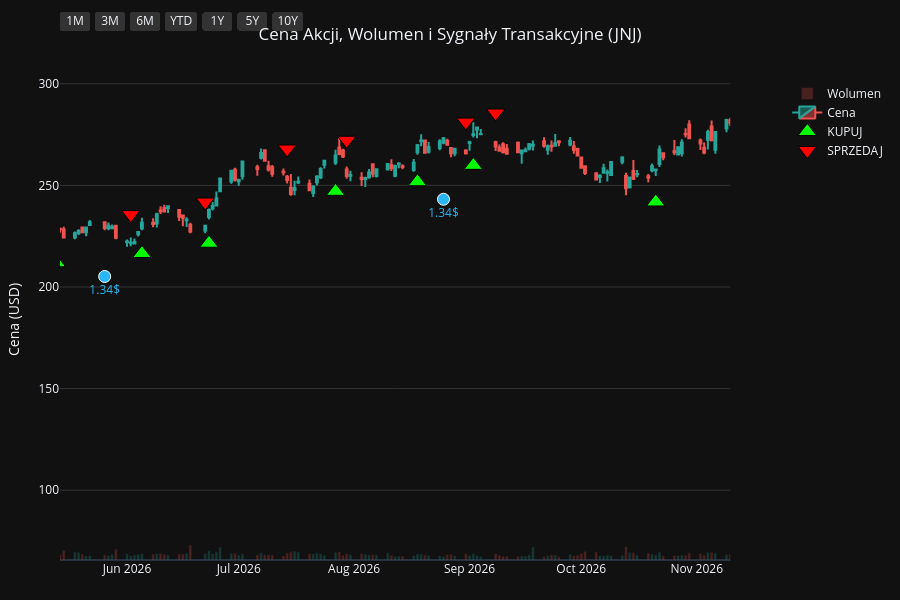
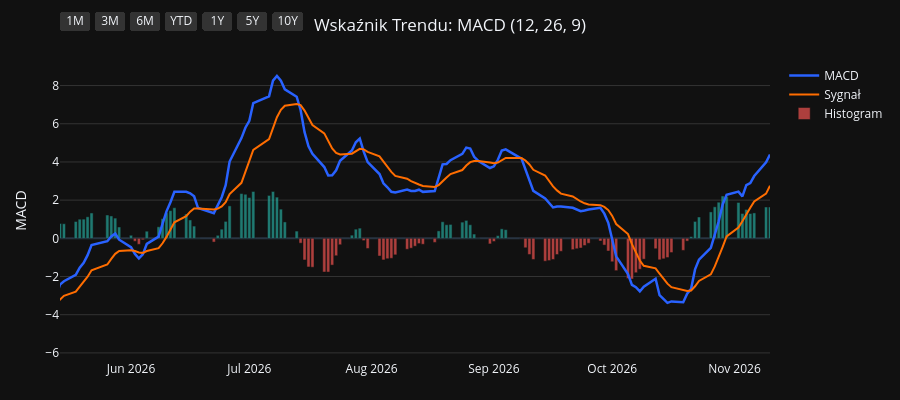
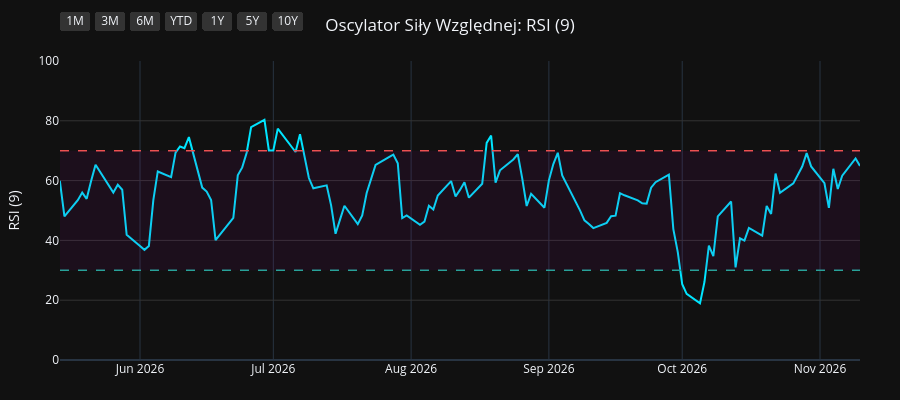
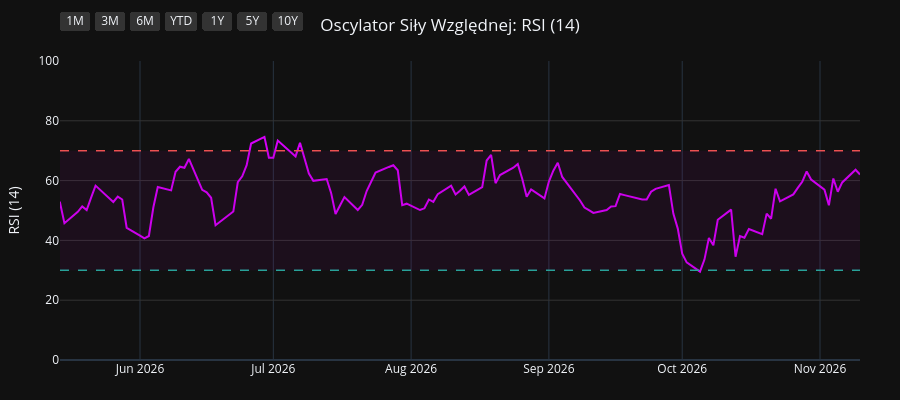

Write notebook code for charts like these, in order.
### Code cell
import os
import yfinance as yf
import pandas as pd
import pandas_ta as ta
import plotly.graph_objects as go
from plotly.subplots import make_subplots

# 1. Pobranie i przygotowanie danych
symbol = os.environ.get("STOCK_TICKER", "").strip().upper()
if not symbol:
    raise RuntimeError("Set STOCK_TICKER before running price_extractor.ipynb")
df = yf.Ticker(symbol).history(period="10y")
df.index = df.index.tz_localize(None)

# Wskaźniki i sygnały
df.ta.macd(fast=12, slow=26, signal=9, append=True)
df.ta.rsi(length=9, append=True)
df.ta.rsi(length=14, append=True)
df.ta.rsi(length=21, append=True)
df.dropna(inplace=True)

macd = df['MACD_12_26_9']
signal = df['MACDs_12_26_9']
wczorajszy_macd = macd.shift(1)
wczorajszy_signal = signal.shift(1)

df['Decyzja'] = 'BRAK'
df.loc[(macd > signal) & (wczorajszy_macd <= wczorajszy_signal), 'Decyzja'] = 'KUPUJ'
df.loc[(macd < signal) & (wczorajszy_macd >= wczorajszy_signal), 'Decyzja'] = 'SPRZEDAJ'

df_kupuj = df[df['Decyzja'] == 'KUPUJ']
df_sprzedaj = df[df['Decyzja'] == 'SPRZEDAJ']
df_dywidendy = df[df['Dividends'] > 0]
df_splity = df[df['Stock Splits'] > 0]

# Wspólna konfiguracja osi X
konfiguracja_osi_x = dict(
    type="date",
    showspikes=True, spikemode="across", spikesnap="cursor", spikedash="dot", spikecolor="#ffffff", spikethickness=1, hoverformat="%Y-%m-%d",
    rangeselector=dict(
        buttons=list([
            dict(count=1, label="1M", step="month", stepmode="backward"),
            dict(count=3, label="3M", step="month", stepmode="backward"),
            dict(count=6, label="6M", step="month", stepmode="backward"),
            dict(count=1, label="YTD", step="year", stepmode="todate"),
            dict(count=1, label="1Y", step="year", stepmode="backward"),
            dict(count=5, label="5Y", step="year", stepmode="backward"),
            dict(step="all", label="10Y")
        ]),
        bgcolor="#333333", activecolor="#2962ff", x=0, y=1.1
    )
)

# ==========================================
# WYKRES 1: CENA + WOLUMEN + SYGNAŁY
# ==========================================
fig1 = make_subplots(specs=[[{"secondary_y": True}]])

kolory_wolumenu = ['#26a69a' if row['Close'] >= row['Open'] else '#ef5350' for index, row in df.iterrows()]
fig1.add_trace(go.Bar(x=df.index, y=df['Volume'], marker_color=kolory_wolumenu, opacity=0.25, name='Wolumen'), secondary_y=True)
fig1.add_trace(go.Candlestick(x=df.index, open=df['Open'], high=df['High'], low=df['Low'], close=df['Close'], name='Cena', increasing_line_color='#26a69a', decreasing_line_color='#ef5350'), secondary_y=False)
fig1.add_trace(go.Scatter(x=df_kupuj.index, y=df_kupuj['Low'] * 0.95, customdata=df_kupuj[['Low', 'High']], mode='markers', marker=dict(symbol='triangle-up', size=16, color='#00ff00', line=dict(width=1, color='black')), name='KUPUJ', hovertemplate='KUPUJ<br>Najniższa: %{customdata[0]:.2f}<br>Najwyższa: %{customdata[1]:.2f}<extra></extra>'), secondary_y=False)
fig1.add_trace(go.Scatter(x=df_sprzedaj.index, y=df_sprzedaj['High'] * 1.05, customdata=df_sprzedaj[['Low', 'High']], mode='markers', marker=dict(symbol='triangle-down', size=16, color='#ff0000', line=dict(width=1, color='black')), name='SPRZEDAJ', hovertemplate='SPRZEDAJ<br>Najniższa: %{customdata[0]:.2f}<br>Najwyższa: %{customdata[1]:.2f}<extra></extra>'), secondary_y=False)

if not df_dywidendy.empty:
    fig1.add_trace(go.Scatter(x=df_dywidendy.index, y=df_dywidendy['Low'] * 0.90, mode='markers+text', marker=dict(symbol='circle', size=12, color='#29b6f6', line=dict(width=1, color='white')), text=df_dywidendy['Dividends'].apply(lambda x: f"{x}$"), textposition="bottom center", name='Dywidenda', showlegend=False, hovertemplate='Dywidenda: %{text}<extra></extra>', textfont=dict(color="#29b6f6")), secondary_y=False)
if not df_splity.empty:
                    fig1.add_trace(go.Scatter(x=df_splity.index, y=df_splity['High'], mode='markers+text', marker=dict(symbol='star', size=16, color='#ffee58', line=dict(width=1, color='black')), text=df_splity['Stock Splits'].apply(lambda x: f"{x:g}:1" if x >= 1 else f"1:{1 / x:g}"), textposition="top center", name='Split', hovertemplate='%{text}<extra></extra>', textfont=dict(color="#ffee58")), secondary_y=False)

fig1.update_layout(title=dict(text=f"Cena Akcji, Wolumen i Sygnały Transakcyjne ({symbol})", x=0.5, xanchor='center'), dragmode='pan', xaxis_rangeslider_visible=False, template='plotly_dark', height=600, hovermode='x unified', margin=dict(l=60, r=40, t=60, b=40))
fig1.update_xaxes(**konfiguracja_osi_x)
fig1.update_xaxes(range=[df.index.max() - pd.Timedelta(days=180), df.index.max()])
fig1.update_yaxes(title_text="Cena (USD)", secondary_y=False, gridcolor='#333333')
fig1.update_yaxes(range=[0, df['Volume'].max() * 4], showgrid=False, showticklabels=False, secondary_y=True)
fig1.show(config={'scrollZoom': True})

# ==========================================
# WYKRES 2: WSKAŹNIK MACD
# ==========================================
fig2 = go.Figure()
fig2.add_trace(go.Scatter(x=df.index, y=df['MACD_12_26_9'], line=dict(color='#2962ff', width=2.5), name='MACD'))
fig2.add_trace(go.Scatter(x=df.index, y=df['MACDs_12_26_9'], line=dict(color='#ff6d00', width=2), name='Sygnał'))
kolory_macd = ['#26a69a' if val >= 0 else '#ef5350' for val in df['MACDh_12_26_9']]
fig2.add_trace(go.Bar(x=df.index, y=df['MACDh_12_26_9'], marker_color=kolory_macd, name='Histogram', opacity=0.7))
fig2.update_layout(title=dict(text="Wskaźnik Trendu: MACD (12, 26, 9)", x=0.5, xanchor='center'), dragmode='pan', xaxis_rangeslider_visible=False, template='plotly_dark', height=400, hovermode='x unified', margin=dict(l=60, r=40, t=60, b=40))
fig2.update_xaxes(**konfiguracja_osi_x)
fig2.update_xaxes(range=[df.index.max() - pd.Timedelta(days=180), df.index.max()])
fig2.update_yaxes(title_text="MACD", gridcolor='#333333')
fig2.show(config={'scrollZoom': True})

# ==========================================
# WYKRES 3: OSCYLATOR RSI (9)
# ==========================================
fig3 = go.Figure()
fig3.add_trace(go.Scatter(x=df.index, y=df['RSI_9'], line=dict(color='#00e5ff', width=2), name='RSI (9)'))
fig3.add_hline(y=70, line_dash="dash", line_color="#ef5350", line_width=1.5)
fig3.add_hline(y=30, line_dash="dash", line_color="#26a69a", line_width=1.5)
fig3.add_hrect(y0=30, y1=70, line_width=0, fillcolor="purple", opacity=0.1)
fig3.update_layout(title=dict(text="Oscylator Siły Względnej: RSI (9)", x=0.5, xanchor='center'), dragmode='pan', xaxis_rangeslider_visible=False, template='plotly_dark', height=400, hovermode='x unified', margin=dict(l=60, r=40, t=60, b=40))
fig3.update_xaxes(**konfiguracja_osi_x)
fig3.update_xaxes(range=[df.index.max() - pd.Timedelta(days=180), df.index.max()])
fig3.update_yaxes(title_text="RSI (9)", range=[0, 100], gridcolor='#333333')
fig3.show(config={'scrollZoom': True})

# ==========================================
# WYKRES 4: OSCYLATOR RSI (14)
# ==========================================
fig4 = go.Figure()
fig4.add_trace(go.Scatter(x=df.index, y=df['RSI_14'], line=dict(color='#d500f9', width=2), name='RSI (14)'))
fig4.add_hline(y=70, line_dash="dash", line_color="#ef5350", line_width=1.5)
fig4.add_hline(y=30, line_dash="dash", line_color="#26a69a", line_width=1.5)
fig4.add_hrect(y0=30, y1=70, line_width=0, fillcolor="purple", opacity=0.1)
fig4.update_layout(title=dict(text="Oscylator Siły Względnej: RSI (14)", x=0.5, xanchor='center'), dragmode='pan', xaxis_rangeslider_visible=False, template='plotly_dark', height=400, hovermode='x unified', margin=dict(l=60, r=40, t=60, b=40))
fig4.update_xaxes(**konfiguracja_osi_x)
fig4.update_xaxes(range=[df.index.max() - pd.Timedelta(days=180), df.index.max()])
fig4.update_yaxes(title_text="RSI (14)", range=[0, 100], gridcolor='#333333')
fig4.show(config={'scrollZoom': True})

# ==========================================
# WYKRES 5: OSCYLATOR RSI (21)
# ==========================================
fig5 = go.Figure()
fig5.add_trace(go.Scatter(x=df.index, y=df['RSI_21'], line=dict(color='#64dd17', width=2), name='RSI (21)'))
fig5.add_hline(y=70, line_dash="dash", line_color="#ef5350", line_width=1.5)
fig5.add_hline(y=30, line_dash="dash", line_color="#26a69a", line_width=1.5)
fig5.add_hrect(y0=30, y1=70, line_width=0, fillcolor="purple", opacity=0.1)
fig5.update_layout(title=dict(text="Oscylator Siły Względnej: RSI (21)", x=0.5, xanchor='center'), dragmode='pan', xaxis_rangeslider_visible=False, template='plotly_dark', height=400, hovermode='x unified', margin=dict(l=60, r=40, t=60, b=40))
fig5.update_xaxes(**konfiguracja_osi_x)
fig5.update_xaxes(range=[df.index.max() - pd.Timedelta(days=180), df.index.max()])
fig5.update_yaxes(title_text="RSI (21)", range=[0, 100], gridcolor='#333333')
fig5.show(config={'scrollZoom': True})

### Figure 1 — Plotly figure (JSON) as saved in the notebook; plotly's stock layout.template omitted (floating-point values rounded to 4 significant figures; data arrays with more than 128 entries replaced by an {"elided": "..."} marker saying what was removed)
{"data": [{"marker": {"color": {"elided": "2479 str values"}}, "name": "Wolumen", "opacity": 0.25, "type": "bar", "x": {"elided": "2479 str values"}, "xaxis": "x", "y": {"elided": "2479 int values"}, "yaxis": "y2"}, {"close": {"elided": "2479 float values"}, "decreasing": {"line": {"color": "#ef5350"}}, "high": {"elided": "2479 float values"}, "increasing": {"line": {"color": "#26a69a"}}, "low": {"elided": "2479 float values"}, "name": "Cena", "open": {"elided": "2479 float values"}, "type": "candlestick", "x": {"elided": "2479 str values"}, "xaxis": "x", "yaxis": "y"}, {"customdata": {"elided": "96x2 float values"}, "hovertemplate": "KUPUJ<br>Najniższa: %{customdata[0]:.2f}<br>Najwyższa: %{customdata[1]:.2f}<extra></extra>", "marker": {"color": "#00ff00", "line": {"color": "black", "width": 1}, "size": 16, "symbol": "triangle-up"}, "mode": "markers", "name": "KUPUJ", "type": "scatter", "x": ["2017-01-05T00:00:00", "2017-02-07T00:00:00", "2017-05-04T00:00:00", "2017-05-12T00:00:00", "2017-07-20T00:00:00", "2017-08-14T00:00:00", "2017-08-21T00:00:00", "2017-09-11T00:00:00", "2017-10-05T00:00:00", "2017-11-30T00:00:00", "2018-01-09T00:00:00", "2018-02-23T00:00:00", "2018-04-04T00:00:00", "2018-05-11T00:00:00", "2018-06-04T00:00:00", "2018-08-20T00:00:00", "2018-09-07T00:00:00", "2018-10-23T00:00:00", "2018-10-30T00:00:00", "2018-11-30T00:00:00", "2018-12-13T00:00:00", "2019-01-08T00:00:00", "2019-04-17T00:00:00", "2019-05-24T00:00:00", "2019-06-07T00:00:00", "2019-08-02T00:00:00", "2019-08-27T00:00:00", "2019-09-10T00:00:00", "2019-10-02T00:00:00", "2019-10-15T00:00:00", "2019-10-31T00:00:00", "2020-01-17T00:00:00", "2020-01-29T00:00:00", "2020-02-04T00:00:00", "2020-03-30T00:00:00", "2020-07-06T00:00:00", "2020-08-18T00:00:00", "2020-09-30T00:00:00", "2020-11-09T00:00:00", "2020-12-01T00:00:00", "2020-12-29T00:00:00", "2021-03-15T00:00:00", "2021-04-20T00:00:00", "2021-05-04T00:00:00", "2021-06-30T00:00:00", "2021-10-11T00:00:00", "2021-10-14T00:00:00", "2021-12-06T00:00:00", "2022-01-28T00:00:00", "2022-03-03T00:00:00", "2022-04-06T00:00:00", "2022-04-21T00:00:00", "2022-04-25T00:00:00", "2022-05-24T00:00:00", "2022-06-23T00:00:00", "2022-08-01T00:00:00", "2022-08-03T00:00:00", "2022-08-22T00:00:00", "2022-08-25T00:00:00", "2022-09-07T00:00:00", "2022-10-04T00:00:00", "2022-10-13T00:00:00", "2022-11-18T00:00:00", "2023-01-06T00:00:00", "2023-03-06T00:00:00", "2023-06-05T00:00:00", "2023-07-20T00:00:00", "2023-09-13T00:00:00", "2023-10-09T00:00:00", "2023-11-03T00:00:00", "2024-01-02T00:00:00", "2024-02-20T00:00:00", "2024-03-12T00:00:00", "2024-04-23T00:00:00", "2024-06-20T00:00:00", "2024-07-05T00:00:00", "2024-07-09T00:00:00", "2024-08-26T00:00:00", "2024-10-15T00:00:00", "2024-11-22T00:00:00", "2024-12-26T00:00:00", "2025-04-17T00:00:00", "2025-05-21T00:00:00", "2025-07-01T00:00:00", "2025-09-29T00:00:00", "2025-11-12T00:00:00", "2025-12-12T00:00:00", "2026-01-13T00:00:00", "2026-03-31T00:00:00", "2026-05-13T00:00:00", "2026-06-05T00:00:00", "2026-06-23T00:00:00", "2026-07-27T00:00:00", "2026-08-18T00:00:00", "2026-09-02T00:00:00", "2026-10-21T00:00:00"], "xaxis": "x", "y": [84.14, 82.39, 90.41, 90.25, 100.2, 98.13, 97.62, 97.38, 98.37, 103.5, 106.4, 97.22, 95.11, 94.64, 91.75, 101.6, 103.6, 104.9, 104.6, 111.4, 112.7, 98.1, 106.4, 107.9, 106.8, 101.0, 101.2, 99.08, 102.9, 103.6, 102.7, 116.8, 117.8, 119.4, 101.3, 113.5, 118.9, 118.3, 116.7, 118.3, 124.8, 129.4, 131.4, 134.4, 134.4, 132.1, 131.9, 132.9, 140.8, 139.2, 149.5, 152.8, 152.4, 150.9, 148.7, 146.2, 144.7, 141.8, 139.7, 137.5, 138.2, 136.3, 148.1, 153.1, 132.9, 135.8, 139.7, 142.2, 137.0, 131.0, 137.9, 138.6, 142.8, 131.3, 129.5, 129.1, 129.7, 146.1, 143.1, 138.7, 131.6, 141.0, 139.9, 140.9, 167.0, 179.4, 195.4, 195.3, 228.1, 211.9, 216.5, 221.5, 247.1, 251.8, 259.9, 241.8], "yaxis": "y"}, {"customdata": {"elided": "95x2 float values"}, "hovertemplate": "SPRZEDAJ<br>Najniższa: %{customdata[0]:.2f}<br>Najwyższa: %{customdata[1]:.2f}<extra></extra>", "marker": {"color": "#ff0000", "line": {"color": "black", "width": 1}, "size": 16, "symbol": "triangle-down"}, "mode": "markers", "name": "SPRZEDAJ", "type": "scatter", "x": ["2017-01-11T00:00:00", "2017-03-21T00:00:00", "2017-05-10T00:00:00", "2017-06-28T00:00:00", "2017-07-25T00:00:00", "2017-08-18T00:00:00", "2017-08-24T00:00:00", "2017-09-22T00:00:00", "2017-10-31T00:00:00", "2017-12-21T00:00:00", "2018-01-24T00:00:00", "2018-03-22T00:00:00", "2018-04-20T00:00:00", "2018-05-22T00:00:00", "2018-08-08T00:00:00", "2018-08-31T00:00:00", "2018-09-25T00:00:00", "2018-10-24T00:00:00", "2018-11-21T00:00:00", "2018-12-07T00:00:00", "2018-12-14T00:00:00", "2019-03-14T00:00:00", "2019-05-09T00:00:00", "2019-05-28T00:00:00", "2019-06-28T00:00:00", "2019-08-26T00:00:00", "2019-09-09T00:00:00", "2019-09-27T00:00:00", "2019-10-10T00:00:00", "2019-10-21T00:00:00", "2019-12-31T00:00:00", "2020-01-23T00:00:00", "2020-01-31T00:00:00", "2020-02-11T00:00:00", "2020-05-01T00:00:00", "2020-07-29T00:00:00", "2020-09-03T00:00:00", "2020-10-19T00:00:00", "2020-11-25T00:00:00", "2020-12-24T00:00:00", "2021-02-01T00:00:00", "2021-04-09T00:00:00", "2021-04-28T00:00:00", "2021-05-26T00:00:00", "2021-08-25T00:00:00", "2021-10-12T00:00:00", "2021-11-17T00:00:00", "2022-01-11T00:00:00", "2022-02-10T00:00:00", "2022-04-05T00:00:00", "2022-04-13T00:00:00", "2022-04-22T00:00:00", "2022-04-27T00:00:00", "2022-06-03T00:00:00", "2022-07-13T00:00:00", "2022-08-02T00:00:00", "2022-08-04T00:00:00", "2022-08-24T00:00:00", "2022-08-26T00:00:00", "2022-10-03T00:00:00", "2022-10-06T00:00:00", "2022-11-11T00:00:00", "2022-12-06T00:00:00", "2023-01-09T00:00:00", "2023-04-26T00:00:00", "2023-07-05T00:00:00", "2023-08-15T00:00:00", "2023-09-25T00:00:00", "2023-10-18T00:00:00", "2023-12-18T00:00:00", "2024-01-17T00:00:00", "2024-03-07T00:00:00", "2024-03-14T00:00:00", "2024-05-28T00:00:00", "2024-07-03T00:00:00", "2024-07-08T00:00:00", "2024-08-08T00:00:00", "2024-09-11T00:00:00", "2024-10-28T00:00:00", "2024-12-05T00:00:00", "2025-03-11T00:00:00", "2025-05-13T00:00:00", "2025-06-18T00:00:00", "2025-08-26T00:00:00", "2025-10-22T00:00:00", "2025-12-04T00:00:00", "2025-12-18T00:00:00", "2026-02-23T00:00:00", "2026-04-07T00:00:00", "2026-06-02T00:00:00", "2026-06-22T00:00:00", "2026-07-14T00:00:00", "2026-07-30T00:00:00", "2026-08-31T00:00:00", "2026-09-08T00:00:00"], "xaxis": "x", "y": [93.64, 104.2, 99.79, 111.2, 109.3, 109.2, 108.6, 108.8, 115.2, 117.5, 118.6, 108.7, 106.7, 103.3, 110.4, 113.9, 118.9, 118.2, 123.3, 125.1, 123.4, 118.6, 119.1, 120.9, 121.4, 111.0, 111.1, 112.2, 112.8, 112.4, 127.4, 129.8, 130.9, 133.0, 131.5, 130.4, 138.4, 132.6, 129.3, 137.2, 148.2, 147.0, 147.2, 154.4, 160.6, 146.3, 149.6, 159.4, 157.4, 166.2, 167.3, 169.4, 171.0, 166.3, 164.2, 163.4, 163.0, 156.1, 157.0, 154.1, 154.6, 162.2, 169.8, 169.6, 156.2, 156.9, 167.1, 154.6, 150.4, 152.0, 156.8, 157.0, 158.2, 144.9, 144.8, 145.3, 158.6, 165.9, 161.1, 150.8, 169.1, 153.3, 155.6, 181.9, 198.6, 211.7, 218.1, 255.0, 250.1, 235.6, 241.8, 267.9, 272.2, 281.2, 285.6], "yaxis": "y"}, {"hovertemplate": "Dywidenda: %{text}<extra></extra>", "marker": {"color": "#29b6f6", "line": {"color": "white", "width": 1}, "size": 12, "symbol": "circle"}, "mode": "markers+text", "name": "Dywidenda", "showlegend": false, "text": ["0.8$", "0.84$", "0.84$", "0.84$", "0.84$", "0.9$", "0.9$", "0.9$", "0.9$", "0.95$", "0.95$", "0.95$", "0.95$", "1.01$", "1.01$", "1.01$", "1.01$", "1.06$", "1.06$", "1.06$", "1.06$", "1.13$", "1.13$", "1.13$", "1.13$", "1.19$", "1.19$", "1.19$", "1.19$", "1.24$", "1.24$", "1.24$", "1.24$", "1.3$", "1.3$", "1.3$", "1.3$", "1.34$", "1.34$"], "textfont": {"color": "#29b6f6"}, "textposition": "bottom center", "type": "scatter", "x": ["2017-02-24T00:00:00", "2017-05-25T00:00:00", "2017-08-25T00:00:00", "2017-11-27T00:00:00", "2018-02-26T00:00:00", "2018-05-25T00:00:00", "2018-08-27T00:00:00", "2018-11-26T00:00:00", "2019-02-25T00:00:00", "2019-05-24T00:00:00", "2019-08-26T00:00:00", "2019-11-25T00:00:00", "2020-02-24T00:00:00", "2020-05-22T00:00:00", "2020-08-24T00:00:00", "2020-11-23T00:00:00", "2021-02-22T00:00:00", "2021-05-24T00:00:00", "2021-08-23T00:00:00", "2021-11-22T00:00:00", "2022-02-18T00:00:00", "2022-05-23T00:00:00", "2022-08-22T00:00:00", "2022-11-21T00:00:00", "2023-02-17T00:00:00", "2023-05-22T00:00:00", "2023-08-25T00:00:00", "2023-11-20T00:00:00", "2024-02-16T00:00:00", "2024-05-20T00:00:00", "2024-08-27T00:00:00", "2024-11-26T00:00:00", "2025-02-18T00:00:00", "2025-05-27T00:00:00", "2025-08-26T00:00:00", "2025-11-25T00:00:00", "2026-02-24T00:00:00", "2026-05-26T00:00:00", "2026-08-25T00:00:00"], "xaxis": "x", "y": [84.03, 88.39, 92.67, 97.39, 93.4, 87.0, 97.04, 102.4, 99.51, 102.2, 94.08, 101.9, 109.4, 109.2, 114.7, 109.9, 123.9, 132.1, 139.0, 125.8, 129.2, 141.6, 134.3, 141.4, 127.5, 128.6, 135.6, 122.9, 130.7, 128.0, 138.3, 131.6, 132.8, 132.7, 154.7, 181.7, 217.8, 205.2, 243.2], "yaxis": "y"}], "layout": {"dragmode": "pan", "height": 600, "hovermode": "x unified", "margin": {"b": 40, "l": 60, "r": 40, "t": 60}, "title": {"text": "Cena Akcji, Wolumen i Sygnały Transakcyjne (JNJ)", "x": 0.5, "xanchor": "center"}, "xaxis": {"anchor": "y", "domain": [0.0, 0.94], "hoverformat": "%Y-%m-%d", "range": ["2026-05-14T00:00:00", "2026-11-10T00:00:00"], "rangeselector": {"activecolor": "#2962ff", "bgcolor": "#333333", "buttons": [{"count": 1, "label": "1M", "step": "month", "stepmode": "backward"}, {"count": 3, "label": "3M", "step": "month", "stepmode": "backward"}, {"count": 6, "label": "6M", "step": "month", "stepmode": "backward"}, {"count": 1, "label": "YTD", "step": "year", "stepmode": "todate"}, {"count": 1, "label": "1Y", "step": "year", "stepmode": "backward"}, {"count": 5, "label": "5Y", "step": "year", "stepmode": "backward"}, {"label": "10Y", "step": "all"}], "x": 0, "y": 1.1}, "rangeslider": {"visible": false}, "showspikes": true, "spikecolor": "#ffffff", "spikedash": "dot", "spikemode": "across", "spikesnap": "cursor", "spikethickness": 1, "type": "date"}, "yaxis": {"anchor": "x", "domain": [0.0, 1.0], "gridcolor": "#333333", "title": {"text": "Cena (USD)"}}, "yaxis2": {"anchor": "x", "overlaying": "y", "range": [0, 605278000], "showgrid": false, "showticklabels": false, "side": "right"}}}

### Figure 2 — Plotly figure (JSON) as saved in the notebook; plotly's stock layout.template omitted (floating-point values rounded to 4 significant figures; data arrays with more than 128 entries replaced by an {"elided": "..."} marker saying what was removed)
{"data": [{"line": {"color": "#2962ff", "width": 2.5}, "name": "MACD", "type": "scatter", "x": {"elided": "2479 str values"}, "y": {"elided": "2479 float values"}}, {"line": {"color": "#ff6d00", "width": 2}, "name": "Sygnał", "type": "scatter", "x": {"elided": "2479 str values"}, "y": {"elided": "2479 float values"}}, {"marker": {"color": {"elided": "2479 str values"}}, "name": "Histogram", "opacity": 0.7, "type": "bar", "x": {"elided": "2479 str values"}, "y": {"elided": "2479 float values"}}], "layout": {"dragmode": "pan", "height": 400, "hovermode": "x unified", "margin": {"b": 40, "l": 60, "r": 40, "t": 60}, "title": {"text": "Wskaźnik Trendu: MACD (12, 26, 9)", "x": 0.5, "xanchor": "center"}, "xaxis": {"hoverformat": "%Y-%m-%d", "range": ["2026-05-14T00:00:00", "2026-11-10T00:00:00"], "rangeselector": {"activecolor": "#2962ff", "bgcolor": "#333333", "buttons": [{"count": 1, "label": "1M", "step": "month", "stepmode": "backward"}, {"count": 3, "label": "3M", "step": "month", "stepmode": "backward"}, {"count": 6, "label": "6M", "step": "month", "stepmode": "backward"}, {"count": 1, "label": "YTD", "step": "year", "stepmode": "todate"}, {"count": 1, "label": "1Y", "step": "year", "stepmode": "backward"}, {"count": 5, "label": "5Y", "step": "year", "stepmode": "backward"}, {"label": "10Y", "step": "all"}], "x": 0, "y": 1.1}, "rangeslider": {"visible": false}, "showspikes": true, "spikecolor": "#ffffff", "spikedash": "dot", "spikemode": "across", "spikesnap": "cursor", "spikethickness": 1, "type": "date"}, "yaxis": {"gridcolor": "#333333", "title": {"text": "MACD"}}}}

### Figure 3 — Plotly figure (JSON) as saved in the notebook; plotly's stock layout.template omitted (floating-point values rounded to 4 significant figures; data arrays with more than 128 entries replaced by an {"elided": "..."} marker saying what was removed)
{"data": [{"line": {"color": "#00e5ff", "width": 2}, "name": "RSI (9)", "type": "scatter", "x": {"elided": "2479 str values"}, "y": {"elided": "2479 float values"}}], "layout": {"dragmode": "pan", "height": 400, "hovermode": "x unified", "margin": {"b": 40, "l": 60, "r": 40, "t": 60}, "shapes": [{"line": {"color": "#ef5350", "dash": "dash", "width": 1.5}, "type": "line", "x0": 0, "x1": 1, "xref": "x domain", "y0": 70, "y1": 70, "yref": "y"}, {"line": {"color": "#26a69a", "dash": "dash", "width": 1.5}, "type": "line", "x0": 0, "x1": 1, "xref": "x domain", "y0": 30, "y1": 30, "yref": "y"}, {"fillcolor": "purple", "line": {"width": 0}, "opacity": 0.1, "type": "rect", "x0": 0, "x1": 1, "xref": "x domain", "y0": 30, "y1": 70, "yref": "y"}], "title": {"text": "Oscylator Siły Względnej: RSI (9)", "x": 0.5, "xanchor": "center"}, "xaxis": {"hoverformat": "%Y-%m-%d", "range": ["2026-05-14T00:00:00", "2026-11-10T00:00:00"], "rangeselector": {"activecolor": "#2962ff", "bgcolor": "#333333", "buttons": [{"count": 1, "label": "1M", "step": "month", "stepmode": "backward"}, {"count": 3, "label": "3M", "step": "month", "stepmode": "backward"}, {"count": 6, "label": "6M", "step": "month", "stepmode": "backward"}, {"count": 1, "label": "YTD", "step": "year", "stepmode": "todate"}, {"count": 1, "label": "1Y", "step": "year", "stepmode": "backward"}, {"count": 5, "label": "5Y", "step": "year", "stepmode": "backward"}, {"label": "10Y", "step": "all"}], "x": 0, "y": 1.1}, "rangeslider": {"visible": false}, "showspikes": true, "spikecolor": "#ffffff", "spikedash": "dot", "spikemode": "across", "spikesnap": "cursor", "spikethickness": 1, "type": "date"}, "yaxis": {"gridcolor": "#333333", "range": [0, 100], "title": {"text": "RSI (9)"}}}}

### Figure 4 — Plotly figure (JSON) as saved in the notebook; plotly's stock layout.template omitted (floating-point values rounded to 4 significant figures; data arrays with more than 128 entries replaced by an {"elided": "..."} marker saying what was removed)
{"data": [{"line": {"color": "#d500f9", "width": 2}, "name": "RSI (14)", "type": "scatter", "x": {"elided": "2479 str values"}, "y": {"elided": "2479 float values"}}], "layout": {"dragmode": "pan", "height": 400, "hovermode": "x unified", "margin": {"b": 40, "l": 60, "r": 40, "t": 60}, "shapes": [{"line": {"color": "#ef5350", "dash": "dash", "width": 1.5}, "type": "line", "x0": 0, "x1": 1, "xref": "x domain", "y0": 70, "y1": 70, "yref": "y"}, {"line": {"color": "#26a69a", "dash": "dash", "width": 1.5}, "type": "line", "x0": 0, "x1": 1, "xref": "x domain", "y0": 30, "y1": 30, "yref": "y"}, {"fillcolor": "purple", "line": {"width": 0}, "opacity": 0.1, "type": "rect", "x0": 0, "x1": 1, "xref": "x domain", "y0": 30, "y1": 70, "yref": "y"}], "title": {"text": "Oscylator Siły Względnej: RSI (14)", "x": 0.5, "xanchor": "center"}, "xaxis": {"hoverformat": "%Y-%m-%d", "range": ["2026-05-14T00:00:00", "2026-11-10T00:00:00"], "rangeselector": {"activecolor": "#2962ff", "bgcolor": "#333333", "buttons": [{"count": 1, "label": "1M", "step": "month", "stepmode": "backward"}, {"count": 3, "label": "3M", "step": "month", "stepmode": "backward"}, {"count": 6, "label": "6M", "step": "month", "stepmode": "backward"}, {"count": 1, "label": "YTD", "step": "year", "stepmode": "todate"}, {"count": 1, "label": "1Y", "step": "year", "stepmode": "backward"}, {"count": 5, "label": "5Y", "step": "year", "stepmode": "backward"}, {"label": "10Y", "step": "all"}], "x": 0, "y": 1.1}, "rangeslider": {"visible": false}, "showspikes": true, "spikecolor": "#ffffff", "spikedash": "dot", "spikemode": "across", "spikesnap": "cursor", "spikethickness": 1, "type": "date"}, "yaxis": {"gridcolor": "#333333", "range": [0, 100], "title": {"text": "RSI (14)"}}}}
